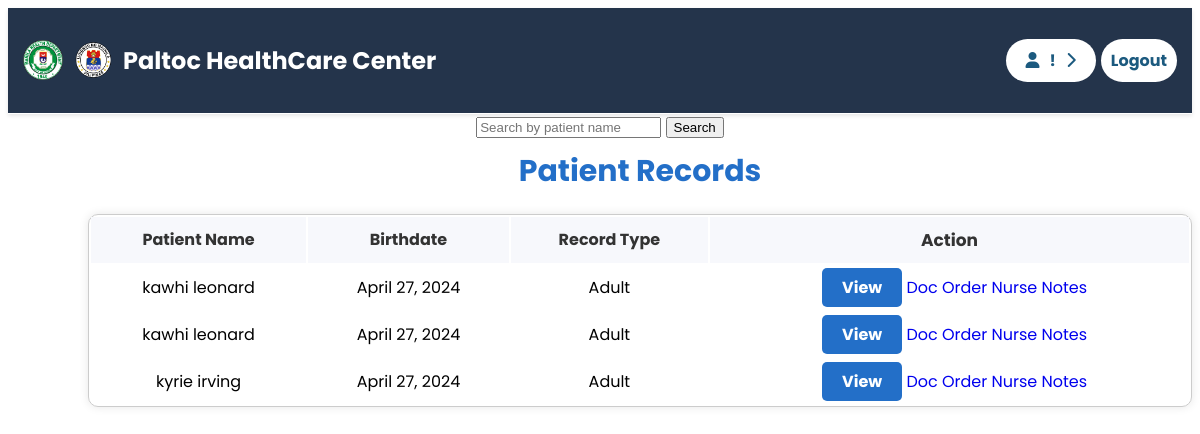
/searchrecords/ (signed in), run on an earlier commit of the app's database.
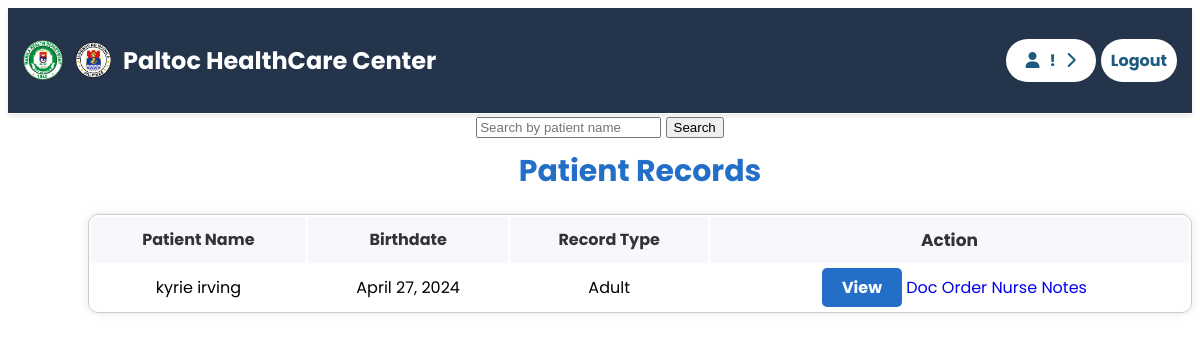
And on a later commit of the database.
### base/models.py (models this page shows)
class User(AbstractUser):
    username = models.CharField(unique=True, max_length=200)
    first_name = models.CharField(max_length=255)
    middle_name = models.CharField(max_length=255, blank=True, default='')
    last_name = models.CharField(max_length=255, default='')
    birth_date = models.DateField()
    REQUIRED_FIELDS = []

class Form(models.Model):
    user = models.ForeignKey(User, on_delete=models.CASCADE)
    title = models.CharField(max_length=255)
    datetime_created = models.DateTimeField(default=timezone.now)
    status = models.CharField(max_length=10)
    record_type = models.CharField(max_length=50)

### base/views.py (the view, shortened to what this page needs)
# urls.py: path('searchrecords/', views.search_records, name='search_records'),
@staff_login_required
def search_records(request):
    search_query = request.GET.get('search_query')
    verified_forms = Form.objects.filter(status='Verified').order_by('-datetime_created')
    verified_forms_data = []
    for form in verified_forms:
        if form.record_type == 'Adult':
            patient_data = Adult.objects.filter(form=form).first()
            if patient_data:
                patient_name = f"{patient_data.user.first_name} {patient_data.user.last_name}"
                verified_forms_data.append({
                    'id': patient_data.id,
                    'patient_name': patient_name,
                    'record_type': form.record_type,
                    'birthdate': patient_data.user.birth_date,
                    'form_id': form.id,
                })
    if search_query:
        verified_forms_data = [data for data in verified_forms_data if search_query.lower() in data['patient_name'].lower()]
    context = {'verified_forms_data': verified_forms_data, 'search_query': search_query}
    return render(request, 'base/staff-section/search_records.html', context)

### base/views.py (called while the page is built)
def staff_login_required(view_func):
    @wraps(view_func)
    def wrapper(request, *args, **kwargs):
        if not request.user.is_authenticated:
            return redirect('home')
        elif not request.user.is_staff:
            return redirect('home')
        else:
            return view_func(request, *args, **kwargs)
    return wrapper

### base/templates/base/staff-section/search_records.html (shortened to what this page needs)
{% extends 'main.html' %}
{% block content %}
{% load static %}
    <link rel="stylesheet" type="text/css" href="{% static 'styles/staff/view_records.css' %}">
<body>
<form method="GET" action="{% url 'search_records' %}" class="search-form">
    <input type="text" name="search_query" placeholder="Search by patient name">
    <button type="submit">Search</button>
</form>
    <div class="records-container">
        <h2 class="records-title">Patient Records</h2>
        <table class="records-table">
            <thead>
                <tr>
                    <th>Patient Name</th>
                    <th>Birthdate</th>
                    <th>Record Type</th>
                    <th>Action</th>
                </tr>
            </thead>
            <tbody>
                {% for form_data in verified_forms_data %}
                <tr>
                    <td>{{ form_data.patient_name }}</td>
                    <td>{{ form_data.birthdate }}</td>
                    <td>{{ form_data.record_type }}</td>
                    <td>
                        <a href="{% url 'staff_view_form' form_id=form_data.form_id %}" class="view-button" target="_blank">View</a>
                        <a href="{% url 'add_doctor_order' form_id=form_data.form_id %}" class="add-notes-button" target="_blank">Doc Order</a>
                        <a href="{% url 'add_nurse_notes' form_id=form_data.form_id %}" class="add-notes-button" target="_blank">Nurse Notes</a>
                    </td>
                </tr>
                {% endfor %}
            </tbody>
        </table>
    </div>
    {% endblock %}

What changed in the data, as far as the page shows it:
no longer on this page (row edited): User: birthdate "April 27, 2024" "April 27, 2024"
removed Form: record_type "Adult"
removed Form: record_type "Adult"
Also different on the page:
list line gone: "kawhi leonard View Doc Order Nurse Notes"
